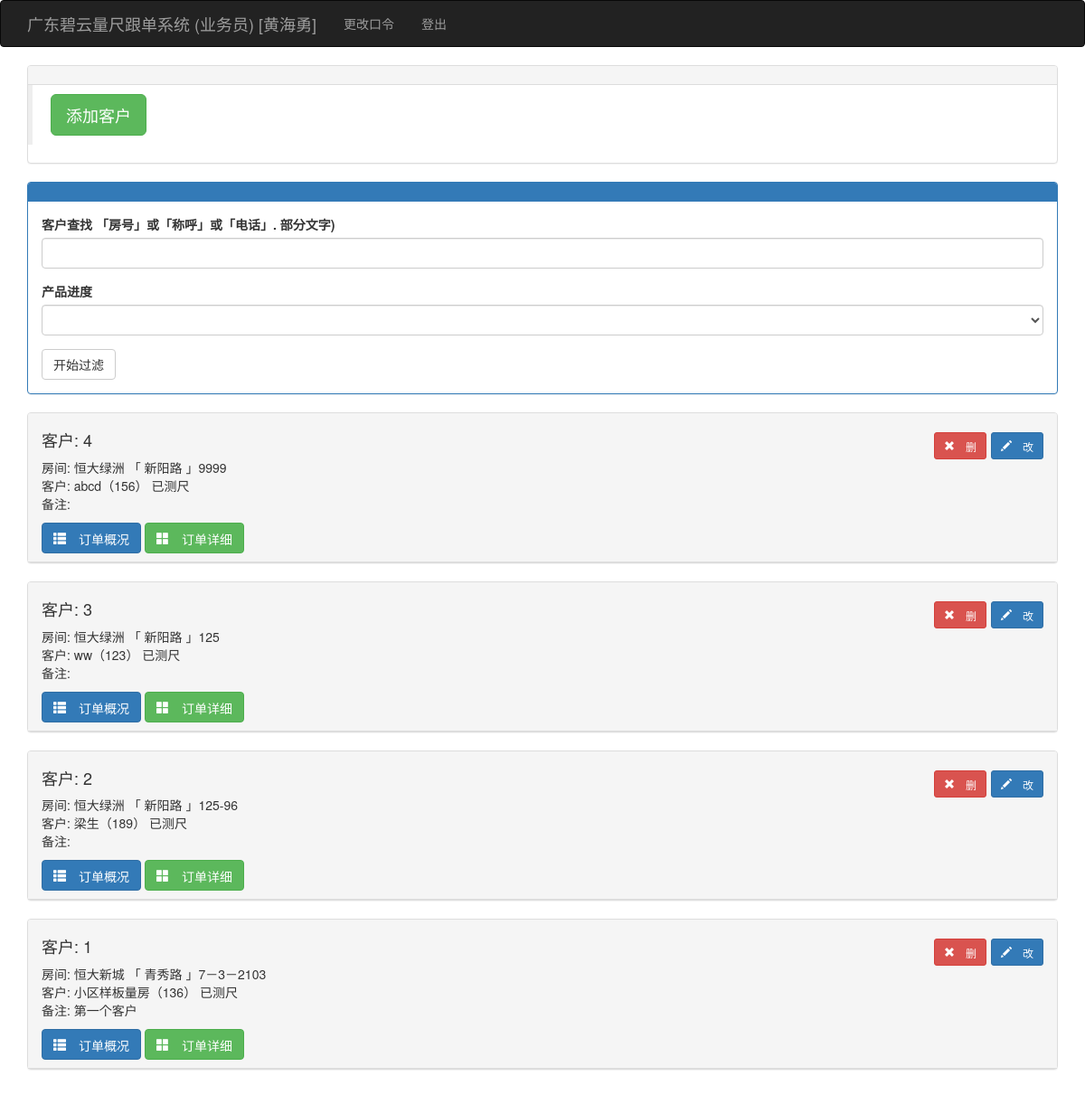
Page /kehulist (signed in) on the committed database.
### app/models.py (models this page shows, shortened)
class User(UserMixin, db.Model):
    __tablename__ = 'users'
    id = db.Column(db.Integer, primary_key=True)
    user = db.Column(db.String(64), unique=True, index=True)
    pin = db.Column(db.String(64))
    username = db.Column(db.String(64))
    tel = db.Column(db.String(32))
    role = db.Column(db.String(64))
    isuse = db.Column(db.Boolean, default=False)
    beizhu = db.Column(db.String(64))
    kehus = db.relationship('Kehu', backref='user', lazy='dynamic')
    @login_manager.user_loader
    def load_user(user_id):
        return User.query.get(int(user_id))

class Kehu(db.Model):
    __tablename__ = 'kehus'
    id = db.Column(db.Integer, primary_key=True)
    user_id = db.Column(db.Integer, db.ForeignKey('users.id'))
    xiaoqu_id = db.Column(db.Integer, db.ForeignKey('xiaoqus.id'))
    fangjian = db.Column(db.String(64))
    chenghu = db.Column(db.String(64))
    tel = db.Column(db.String(64))
    zje = db.Column(db.Float)
    beizhu = db.Column(db.String(64))
    status = db.Column(db.Integer, default=1)  # 1已测尺、2已下单、3已安装、4已清款
    time0 = db.Column(db.DateTime(), default=datetime.utcnow)
    time1 = db.Column(db.DateTime())
    time2 = db.Column(db.DateTime())
    time3 = db.Column(db.DateTime())
    dingdans = db.relationship('Dingdan', backref='kehu', lazy='dynamic')

class Xiaoqu(db.Model):
    __tablename__ = 'xiaoqus'
    id = db.Column(db.Integer, primary_key=True)
    xiaoqu = db.Column(db.String(64), unique=True, index=True)
    dizhi = db.Column(db.String(100))
    beizhu = db.Column(db.String(128))
    kehus = db.relationship('Kehu', backref='xiaoqu', lazy='dynamic')

### app/main/views.py (the view)
@main.route('/kehulist', methods=['GET', 'POST'])
@login_required
def kehulist():
    if current_user.role != '业务员':
        return redirect(url_for('main.index'))
    form = FindkhForm()
    user = current_user._get_current_object()
    if form.validate_on_submit():
        session['infostring'] = form.infostring.data
        session['status'] = form.status.data
        return redirect(url_for('main.kehulist'))
    if session.get('infostring') != None:
        infostring = '%' + session.get('infostring') + '%'
    else:
        infostring = '%'
    prewhere = session.get('infostring')
    status = session.get('status', 0)
    kehus = Kehu.query.filter(Kehu.user == current_user._get_current_object()).filter(
        or_(Kehu.fangjian.like(infostring), Kehu.chenghu.like(infostring),
            Kehu.tel.like(infostring))).order_by(Kehu.id.desc())  # .order_by(Guke.outtime.desc())
    form.infostring.data = session.get('infostring', '')
    form.status.data = status
    return render_template('kehulist.html', kehus=kehus, form=form, prewhere=prewhere, status=status)  # ,

### app/main/forms.py
class FindkhForm(FlaskForm):
    infostring = StringField('客户查找 「房号」或「称呼」或「电话」. 部分文字)')
    status = SelectField('产品进度', coerce=int)
    submit = SubmitField('开始过滤')
    def __init__(self, *args, **kwargs):
        super(FindkhForm, self).__init__(*args, **kwargs)
        self.status.choices = [(0, ''), (1, '已量尺'), (2, '已下单'), (3, '已订货'), (6, '已收货'),
                               (7, '安装中'), (8, '安装完成'), (9, '已清款')]  #, (4, '已入库'), (5, '已发货')

### manage.py (called while the page is built)
def set_var(var):  # 设置全局变量
    global_var[0] = var
    return ""

def get_var():  # 获取全局变量
    return global_var[0]

### app/templates/kehulist.html (shortened to what this page needs)
{% extends "base.html" %}
{% import "bootstrap/wtf.html" as wtf %}
{% block page_content %}
    <div class="panel panel-default">
        <div class="panel-heading"></div>
        <div class="post-body">
            <blockquote>
                <a class="btn btn-success btn-lg" href="{{ url_for('main.addkehu') }}">添加客户</a>
            </blockquote>
        </div>
    </div>
    <div class="panel panel-primary">
        <div class="panel-heading">
        </div>
        <div class="panel-body">
                {{ wtf.quick_form(form) }}
        </div>
    </div>
    {% for kehu in kehus %}
        {% if get_var() == 1 %}
                <div class="panel panel-default">
                    <div class="panel-heading"><h4>客户: {{ kehu.id }}
                        <span class="pull-right">
                    <a class="btn btn-danger glyphicon glyphicon-remove btn-sm"
                       href="{{ url_for('main.delkehu', id=kehu.id) }}"> 删</a>
                    <a class="btn btn-primary glyphicon glyphicon-pencil btn-sm"
                       href="{{ url_for('main.editkehu', id=kehu.id) }}"> 改</a>
                    </span>
                    </h4>
                        <ul class="list-unstyled">
                            <li>房间: {{ kehu.xiaoqu.xiaoqu }} 「 {{ kehu.xiaoqu.dizhi }} 」{{ kehu.fangjian }}</li>
                            <li>客户: {{ kehu.chenghu }}（{{ kehu.tel }}）
                                {% if kehu.status == 1 %}
                                    已测尺
                                {% elif kehu.status == 2 %}
                                    已下单
                                {% elif kehu.status == 3 %}
                                    已安装
                                {% elif kehu.status == 4 %}
                                    已清款
                                {% else %}
                                    状态有误
                                {% endif %}
                            </li>
                            <li>备注: {{ kehu.beizhu }}</li>
                        </ul>
                        <button type="button" class="btn btn-primary glyphicon glyphicon-th-list" data-toggle="collapse"
                                data-target="#c{{ kehu.id }}">
                            订单概况
                        </button>
                        <a class="btn btn-success glyphicon glyphicon-th-large"
                           href="{{ url_for('main.showkehudd', id=kehu.id) }}"> 订单详细</a>
                    </div>
                </div>
        {% endif %}
    {% endfor %}
{% endblock %}

### app/templates/base.html (shortened to what this page needs)
{% extends "bootstrap/base.html" %}
{% import 'render_listcp.html' as macors %}
{% block head %}
{{ super() }}
<link rel="stylesheet" type="text/css" href="{{ url_for('static', filename='styles.css') }}">
{% endblock %}
{% block navbar %}
<div class="navbar navbar-inverse" role="navigation">
    <div class="container">
        <div class="navbar-header">
            <a class="navbar-brand" href="{{ url_for('main.index') }}">广东碧云量尺跟单系统 ({{ current_user.role }}) [{{ current_user.username }}] </a>
        </div>
        <div class="navbar-collapse collapse">
            <ul class="nav navbar-nav">
                {% if current_user.is_authenticated %}
                <li><a href="{{ url_for('auth.change_pin') }}">更改口令</a></li>
                <li><a href="{{ url_for('auth.logout') }}">登出</a></li>
                {% endif %}
            </ul>
        </div>
    </div>
</div>
{% endblock %}
{% block content %}
<div class="container">
    {% block page_content %}{% endblock %}
</div>
{% endblock %}

### rows in the picture
User: role "业务员", username "黄海勇"
Kehu: id "4", xiaoqu.xiaoqu "恒大绿洲", xiaoqu.dizhi "新阳路", fangjian "9999", chenghu "abcd", tel "156", status "已测尺"
Kehu: id "3", xiaoqu.xiaoqu "恒大绿洲", xiaoqu.dizhi "新阳路", fangjian "125", chenghu "ww", tel "123", status "已测尺"
Kehu: id "2", xiaoqu.xiaoqu "恒大绿洲", xiaoqu.dizhi "新阳路", fangjian "125-96", chenghu "梁生", tel "189", status "已测尺"
Kehu: id "1", xiaoqu.xiaoqu "恒大新城", xiaoqu.dizhi "青秀路", fangjian "7－3－2103", chenghu "小区样板量房", tel "136", status "已测尺", beizhu "第一个客户"
